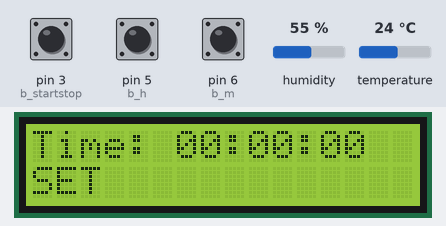
A sketch run on a simulated Arduino Uno, built with avr-gcc and run on an emulated ATmega328P. On the bench: 16×2 character LCD. Inputs (shaded band) come from the test bench; at power-on: pin 3 (b_startstop) HIGH, temperature 24 °C, pin 5 (b_h) HIGH, pin 6 (b_m) HIGH, humidity 55 %.

Above: at 4.2 s.
4.3 s: pin 3 (b_startstop) pulled LOW for 0.15 s
At 5.0 s:
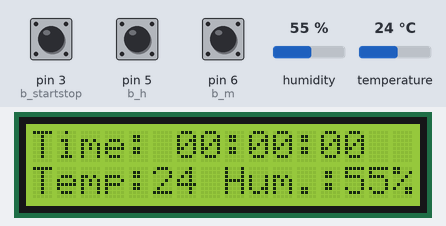
7.4 s: temperature set to 11 °C
At 8.0 s:
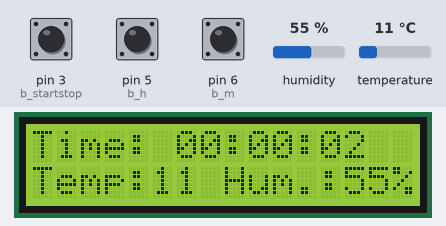
9.9 s: temperature set to 8 °C
At 11.0 s:
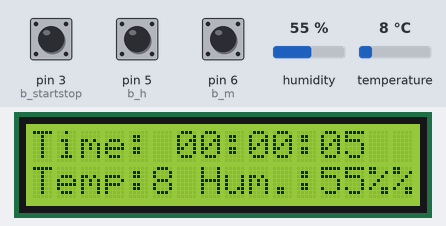
12.9 s: pin 3 (b_startstop) pulled LOW for 1 s
At 13.4 s:
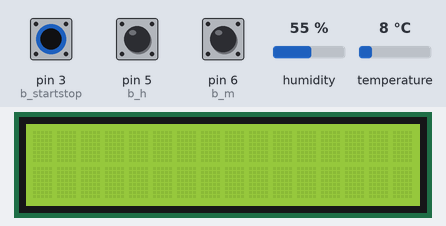
15.4 s: pin 5 (b_h) pulled LOW for 1 s
At 16.8 s:
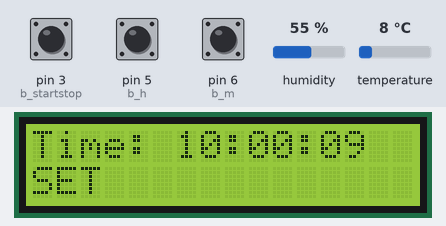
17.9 s: pin 6 (b_m) pulled LOW for 1 s
At 19.9 s:
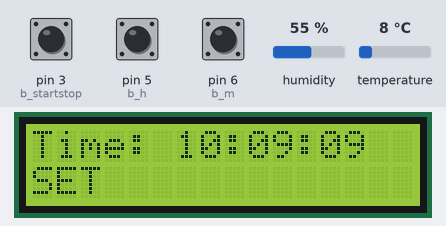
Timing chart, 0 to 21.4 s (numbered marks = the images above; inputs shaded):
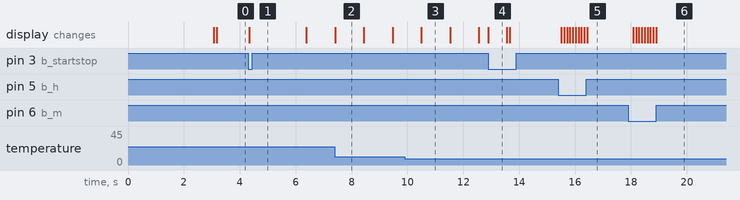

The sketch:

Clock_without_using_RTC_with_temperature_and_humidity.ino
```cpp
// Ahmad Ordikhani Seyedlar

#include <LiquidCrystal.h>
#include <SimpleDHT.h>

// initialize the library with the numbers of the interface pins
LiquidCrystal lcd(7, 8, 9, 10, 11, 12);
volatile int sec, minute = 0, hour = 0;
int b_h = 5;
int b_m = 6;
int pinDHT11 = 2;
int b_startstop = 3;
bool startstop = false;

SimpleDHT11 dht11;

void setup() {

  // set up the LCD's number of columns and rows:
  lcd.begin(16, 2);

  lcd.setCursor(0, 0);
  lcd.print("Ahmad Ordikhani");
  lcd.setCursor(0, 1);
  lcd.print("Clk without RTC");
  delay(3000);
  lcd.clear();

  pinMode(b_h, INPUT_PULLUP);
  pinMode(b_m, INPUT_PULLUP);
  pinMode(b_startstop, INPUT_PULLUP);

  attachInterrupt(digitalPinToInterrupt(3), buttons, FALLING);


}

void loop() {

  //Setting the time will stop the clock to set the time
  while (startstop == false)
  {
    lcd.setCursor(0, 1);
    lcd.print("SET");
    delay(100);
    lcd.setCursor(0, 0);
    lcd.print("Time: ");
    if(hour<10)
    {
    lcd.print("0");
    lcd.print(hour);
    }
    else
    lcd.print(hour);

    lcd.print(":");
    if(minute<10)
    {
      lcd.print("0");
    lcd.print(minute);
    }
    else
    lcd.print(minute);
    lcd.print(":");
    if(sec<10)
    {
    lcd.print("0");
    lcd.print(sec);
    }
    else
    lcd.print(sec);
    lcd.print(" ");

    if (digitalRead(b_h) == LOW)
    {
      hour++;
      if (hour > 23)
        hour = 0;
    }

    if (digitalRead(b_m) == LOW)
    {
      minute++;
      if (minute > 59)
        minute = 0;
    }

  }

  //Start the clock
  while (startstop == true)
  {


    // noInterrupts();
    // read with raw sample data.
    byte temperature = 0;
    byte humidity = 0;
    byte data[40] = {0};
    if (dht11.read(pinDHT11, &temperature, &humidity, data)) {
      lcd.setCursor(0, 1);
      lcd.print("Read DHT11 failed");
      return;
    }
    lcd.setCursor(0, 1);
    lcd.print("Temp:");
    lcd.print((int)temperature);
    //lcd.print("*C");
    lcd.print(" ");
    lcd.print("Hum.:");
    lcd.print((int)humidity);
    lcd.print("%");
    //Serial.print((int)temperature); Serial.print(" *C, ");
    // Serial.print((int)humidity); Serial.println(" %");

    lcd.setCursor(0, 0);
    //sec=millis()/1000;
    delay(1000);
    lcd.print("Time: ");
    if (hour < 10)
    {
      lcd.print("0");
      lcd.print(hour);
    }
    else
    {
      lcd.print(hour);
    }
    lcd.print(":");
    if (minute < 10)
    {
      lcd.print("0");
      lcd.print(minute);
    }
    else
    {
      lcd.print(minute);

    } lcd.print(":");
    if (sec < 10)
    {
      lcd.print("0");
      lcd.print(sec);
    }
    else
    {
      lcd.print(sec);
    }
    lcd.print(" ");
    //lcd.print(startstop);
    sec++;
    if (sec > 59)
    {
      minute++;
      sec = 0;
      //lcd.clear();
    }

    if (minute > 59)
    {
      hour++;
      minute = 0;
      //lcd.clear();
    }
    if (hour > 23)
    {
      hour = 0;
      //lcd.clear();

    }
  }
}

//Start/Stop the clock
void buttons()
{
  lcd.clear();
  startstop = !startstop;


}
```

Measured:
- the behaviour switches between 10 and 9 °C on temperature (found by bisection; images 2 and 3)
- after the input at 4.3 s, the display: changes at once (image 1)
- after the input at 9.9 s, the display: changes after 0.60 s (image 3)
- after the input at 12.9 s, the display: changes at once (image 4)
- after the input at 15.4 s, the display: first changes after 0.11 s (image 5 shows a later state)
- after the input at 17.9 s, the display: first changes after 0.18 s (image 6 shows a later state)
- what the display in image 2 shows lasts 1.0 s, from 7.4 s to 8.4 s
